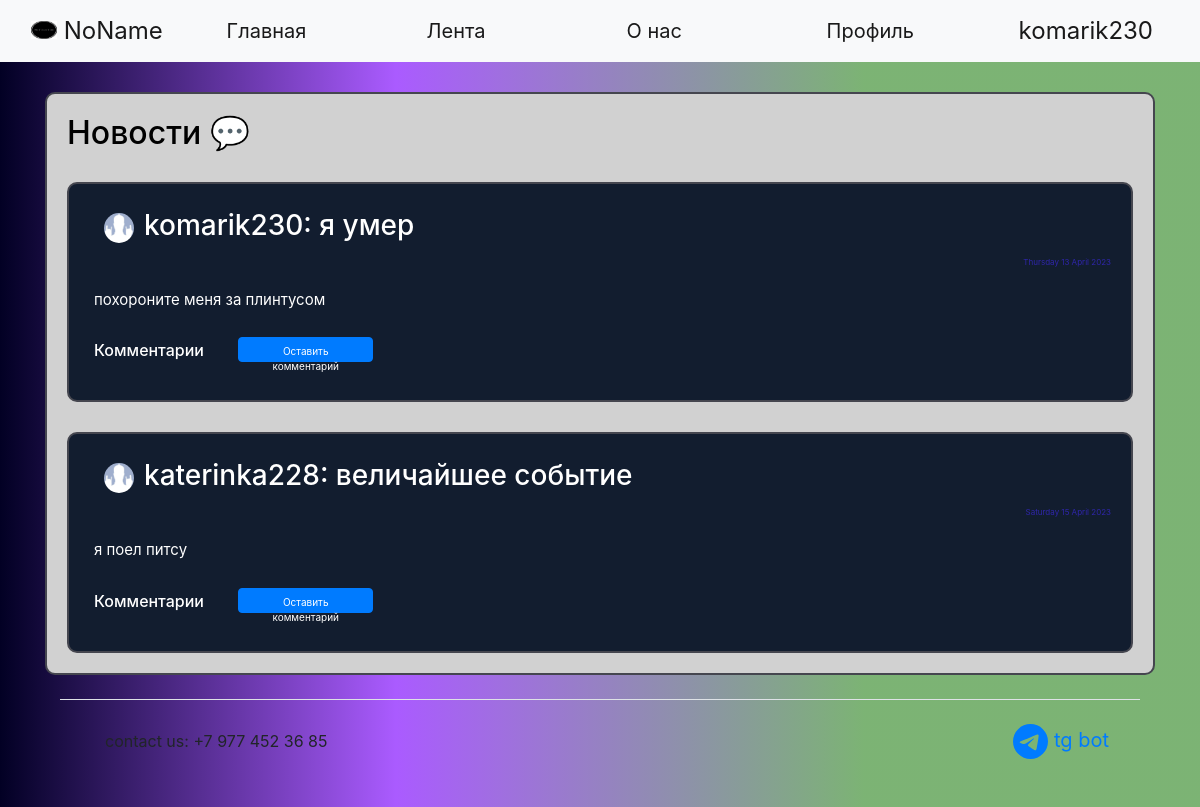
The page /news (signed in) on the database its author committed.
### data/users.py (models this page shows, shortened)
class User(SqlAlchemyBase, UserMixin):
    __tablename__ = 'users'
    id = sqlalchemy.Column(sqlalchemy.Integer,
                           primary_key=True, autoincrement=True)
    name = sqlalchemy.Column(sqlalchemy.String)
    surname = sqlalchemy.Column(sqlalchemy.String)
    nickname = sqlalchemy.Column(sqlalchemy.String)
    age = sqlalchemy.Column(sqlalchemy.Integer)
    status = sqlalchemy.Column(sqlalchemy.String)
    about = sqlalchemy.Column(sqlalchemy.String)
    email = sqlalchemy.Column(sqlalchemy.String, unique=True)
    hashed_password = sqlalchemy.Column(sqlalchemy.String)
    modified_date = sqlalchemy.Column(sqlalchemy.DateTime, default=datetime.datetime.now)
    city_from = sqlalchemy.Column(sqlalchemy.String)
    habit = sqlalchemy.Column(sqlalchemy.String)  # id_1;id_2
    habits = orm.relation("Habits", back_populates='user')
    news = orm.relation("News", back_populates='user')
    comments = orm.relation("Comments", back_populates='user')

### data/news.py (models this page shows)
class News(SqlAlchemyBase, UserMixin):
    __tablename__ = 'news'
    id = sqlalchemy.Column(sqlalchemy.Integer,
                           primary_key=True, autoincrement=True)
    title = sqlalchemy.Column(sqlalchemy.String)
    content = sqlalchemy.Column(sqlalchemy.String)
    created_date = sqlalchemy.Column(sqlalchemy.DateTime,
                                     default=datetime.datetime.now)
    user_id = sqlalchemy.Column(sqlalchemy.Integer,
                                sqlalchemy.ForeignKey("users.id"))
    comms = sqlalchemy.Column(sqlalchemy.String)
    user = orm.relation('User')

### main.py (the view)
@app.route("/news", methods=['GET', 'POST'])
def news():
    db_sess = db_session.create_session()
    rec_news = db_sess.query(News).all()
    top_news = []
    news_index = 0
    path = 'static/img/users_photo/default.jpg'
    for news in rec_news:
        path = ''
        news_index += 1
        creator_nickname = (db_sess.query(User).filter(User.id == news.user_id).first()).nickname
        for images in os.listdir('static/img/users_photo'):
            if images.split('.')[0] == creator_nickname:
                path = 'static/img/users_photo/' + images
        if path == '':
            path = 'static/img/users_photo/default.jpg'
        comments = []
        if news.comms:
            if ';' in news.comms:
                for com_id in news.comms.split(';'):
                    comments.append(db_sess.query(Comments).filter(Comments.id == com_id).first())
            elif len(news.comms) == 1:
                com_id = news.comms
                comments = [db_sess.query(Comments).filter(Comments.id == com_id).first()]
        else:
            comments = []
        if len(comments) > 1:
            comments = sorted(comments, key=lambda x: x.created_date)
        comments_main = []
        for com in comments:
            comentor_nickname = db_sess.query(User).filter(User.id == com.user_id).first().nickname
            comments_main.append({'id': com.id,
                                  'content': com.content,
                                  'created_date': com.created_date.strftime("%A %d %B %Y"),
                                  'creator': comentor_nickname})
        comments = comments_main
        top_news.append({'id': news.id,
                         'title': news.title,
                         'content': news.content,
                         'created_date': news.created_date.strftime("%A %d %B %Y"),
                         'comms': comments,
                         'creator': creator_nickname,
                         'path': path})
    return render_template("news.html", top_news=top_news, path=path, random_id=random.randint(1, 2 ** 16),
                           title='Лента')

### data/db_session.py (called while the page is built)
def create_session() -> Session:
    global __factory
    return __factory()

### main.py (called while the page is built)
@login_manager.user_loader
def load_user(user_id):
    db_sess = db_session.create_session()
    return db_sess.query(User).get(user_id)

### templates/news.html (shortened to what this page needs)
{% extends "base.html" %}
{% block content %}
<div class="page_border" style="color: black !important;">
    <h2>Новости &#128172;</h2>
    {% for new in top_news%}
    <div class="page_border" style="background-color: #121d2f !important;">
        <div class="menu_item">
            <h3><a><a><img
                    src={{new['path']}}?dummy={{random_id}} alt="avatar"
                    class="round_avatar"></a></a>{{new['creator']}}: {{new['title']}} </h3>
        </div>
        <div class="reposts">
            <p>{{new['created_date']}}</p>
        </div>
        <div class="menu_item">
            <p>{{new['content']}}</p>
        </div>
        <div class="menu_item">
            <h6>Комментарии {% if current_user.is_authenticated %}
                <a href="/com_add/{{ new['id'] }}" class="btn btn-primary"
                   style=" height:25px; width:135px; font-size: 10px; margin-bottom:5px; margin-left: 30px;">Оставить
                    комментарий</a>
                {% endif %}
            </h6>
        </div>
    </div>
    {% endfor %}
</div>
{% endblock %}

### templates/base.html (shortened to what this page needs)
<!doctype html>
<html lang="en">
<head>
    <link rel="stylesheet" href="/static/css/style.css?random()">
    <link rel="stylesheet"
          href="https://stackpath.bootstrapcdn.com/bootstrap/4.4.1/css/bootstrap.min.css"
>
</head>
<body>
<header>
    <nav class="navbar navbar-expand-lg navbar-light bg-light">
        <div class="container-fluid">
            <a class="navbar-brand" style="width: 250px;" href="/">
                <img src="/static/img/logo.png" alt="" width="26" height="18"
                     class="d-inline-block text-align-center" style="margin-bottom:5px;">
                NoName
            </a>
            <div class="collapse navbar-collapse">
                <ul class="mx-auto navbar-nav">
                    <li class="nav-item">
                        <a class="nav-link active" style="width: 200px;" aria-current="page" href="/">Главная</a>
                    </li>
                    <li class="nav-item">
                        <a class="nav-link active" style="width: 200px;" href="/news">Лента</a>
                    </li>
                    <li class="nav-item">
                        <a class="nav-link active" style="width: 200px;" href="/info">О нас</a>
                    </li>
                    <li class="nav-item">
                        <a class="nav-link active" style="width: 200px;" href="/office">Профиль</a>
                </ul>
                {% if current_user.is_authenticated %}
                <a class="navbar-brand" href="/logout">{{current_user.nickname}}</a>
                {% else %}
                <p>
                    <a class="btn btn-primary " href="/register">Зарегистрироваться</a>
                    <a class="btn btn-success" href="/login">Войти</a>
                </p>
                {% endif %}
            </div>
        </div>
    </nav>
</header>
<main role="main" class="container">
    {% block content %}{% endblock %}
       <div class="container">
  <footer class="d-flex flex-wrap justify-content-between align-items-center py-3 my-4 border-top">
    <div class="col-md-4 d-flex align-items-center">
      <a href="/" class="mb-3 me-2 mb-md-0 text-body-secondary text-decoration-none lh-1">
        <svg class="bi" width="30" height="24"><use xlink:href="#bootstrap"></use></svg>
      </a>
      <span class="mb-3 mb-md-0 text-body-secondary">contact us: +7 977 452 36 85</span>
    </div>
    <ul class="nav col-md-4 justify-content-end list-unstyled d-flex">
        <li class="nav-item"><a href="https://t.me/ylteambot" class="nav-link active" aria-current="page">
        tg bot</a></li>
    </ul>
  </footer>
    </div>
</main>
</body>
</html>

### static/css/style.css (style rules this page uses)
body { // color: black; background: rgb(2,0,36); background: linear-gradient(90deg, rgba(2,0,36,1) 0%, rgba(123,0,255,0.644782913165266) 33%, rgba(23,121,9,0.5635504201680672) 72%); }
.nav-item { color: white; font-weight: 400; font-size: 20px !important; }
.navbar-brand { font-size: 24px !important; }
.page_border { background-color: #d1d1d1 !important; color: white !important; border: 2px solid #45464F; border-radius: 10px; padding: 20px !important; margin: 0 auto; margin-top: 30px; }
.menu_item { padding: 5px !important; font-size: 15px !important; }
.reposts { color: #2f26ab !important; font-size: 8px !important; text-align: right; }
.round_avatar { margin-left:10px; margin-right:10px; width: 30px !important; height: 30px !important; border-radius: 50px !important; }
.col-md-4 { display: inline-block; }
.page_border { color: black; }

### rows shown on the page
User: nickname "komarik230", creator "komarik230"
News: title "я умер", content "похороните меня за плинтусом"
User: creator "katerinka228"
News: title "величайшее событие", content "я поел питсу"

### other values the page prints
{{ new['created_date'] }} "Thursday 13 April 2023" "Saturday 15 April 2023"
